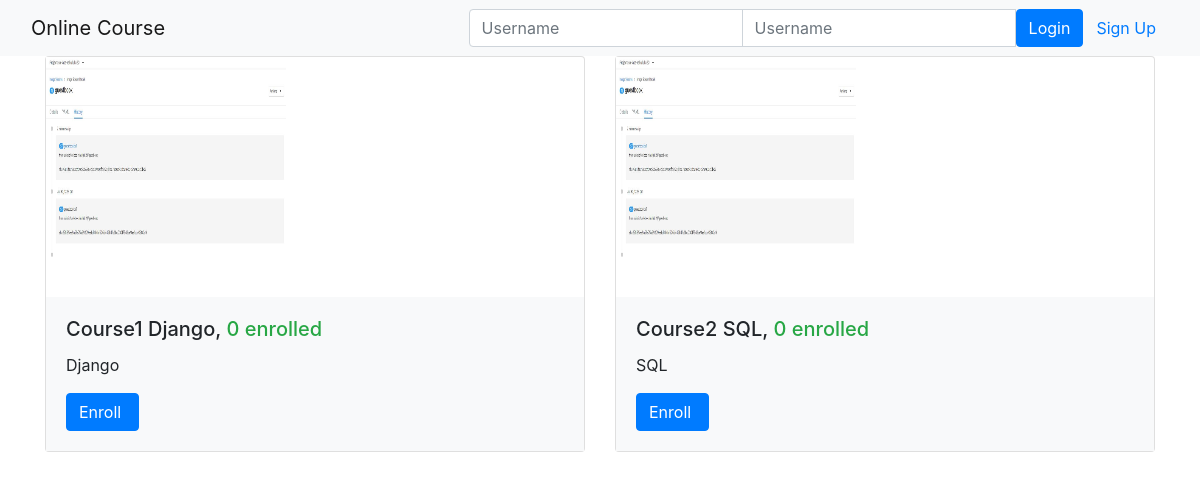
The page /onlinecourse/ on the database as committed earlier.
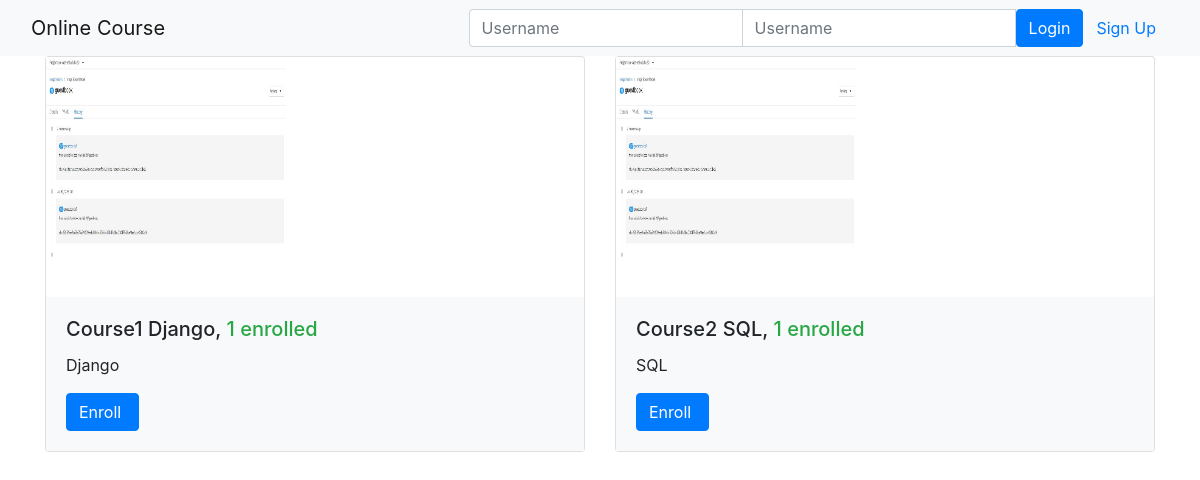
The same page on the database as committed later.
### onlinecourse/models.py (models this page shows, shortened)
class Course(models.Model):
    name = models.CharField(null=False, max_length=30, default='online course')
    image = models.ImageField(upload_to='course_images/')
    description = models.CharField(max_length=1000)
    pub_date = models.DateField(null=True)
    instructors = models.ManyToManyField(Instructor)
    users = models.ManyToManyField(settings.AUTH_USER_MODEL, through='Enrollment')
    total_enrollment = models.IntegerField(default=0)
    is_enrolled = False

### onlinecourse/views.py (the view)
class CourseListView(generic.ListView):
    template_name = 'onlinecourse/course_list_bootstrap.html'
    context_object_name = 'course_list'
    def get_queryset(self):
        user = self.request.user
        courses = Course.objects.order_by('-total_enrollment')[:10]
        for course in courses:
            if user.is_authenticated:
                course.is_enrolled = check_if_enrolled(user, course)
        return courses

### onlinecourse/templates/onlinecourse/course_list_bootstrap.html (shortened to what this page needs)
<!DOCTYPE html>
<html lang="en">
<head>
    {% load static %}
    <link rel="stylesheet" href="https://maxcdn.bootstrapcdn.com/bootstrap/4.5.2/css/bootstrap.min.css">
</head>
<body>
    <nav class="navbar navbar-light bg-light">
        <div class="container-fluid">
            <div class="navbar-header">
                  <a class="navbar-brand" href="#">Online Course</a>
            </div>
            <ul class="nav navbar-nav navbar-right">
                {% if user.is_authenticated %}
                <li>
                    <a class="btn btn-link" href="#">{{ user.first_name }}({{ user.username }})</a>
                    <a class="btn btn-link" href="{% url 'onlinecourse:logout' %}">Logout</a>
                </li>
                {% else %}
                <li>
                    <form class="form-inline" action="{% url 'onlinecourse:login' %}" method="post">
                        <div class="input-group">
                            <input type="text" class="form-control" placeholder="Username" name="username" >
                            <input type="password" class="form-control" placeholder="Username" name="psw" >
                            <button class="btn btn-primary" type="submit">Login</button>
                            <a class="btn btn-link" href="{% url 'onlinecourse:registration' %}">Sign Up</a>
                        </div>
                    </form>
                </li>
                {% endif %}
            </ul>
        </div>
    </nav>
    {% if course_list %}
        <div class="container">
            <div class="card-deck">
                {% for course in course_list %}
                         <div class="card" style="width: 36rem;">
                          <img class="card-img-left" src="{{MEDIA_URL}}/{{ course.image }}" width="240px" height="240px"
                               alt="Course image">
                          <div class="card-body bg-light">
                              <h5 class="card-title">{{ course.name }}, <span class="text-success">
                                  {{ course.total_enrollment}} enrolled</span></h5>
                            <p class="card-text">{{ course.description}}</p>
                            <form action="{% url 'onlinecourse:enroll' course.id %}" method="post">
                                  <input class="btn btn-primary"  type="submit"
                                         value="{% if course.is_enrolled %}Enter{% else %}Enroll{% endif %} ">
                            </form>
                          </div>
                        </div>
                {% endfor %}
            </div>
        </div>
    {% else %}
        <p>No courses are available.</p>
    {% endif %}
</body>
</html>

Rows that differ between the two databases and show on the page:
changed Course "Course1 Django": total_enrollment "0" → "1"
changed Course "Course2 SQL": total_enrollment "0" → "1"
